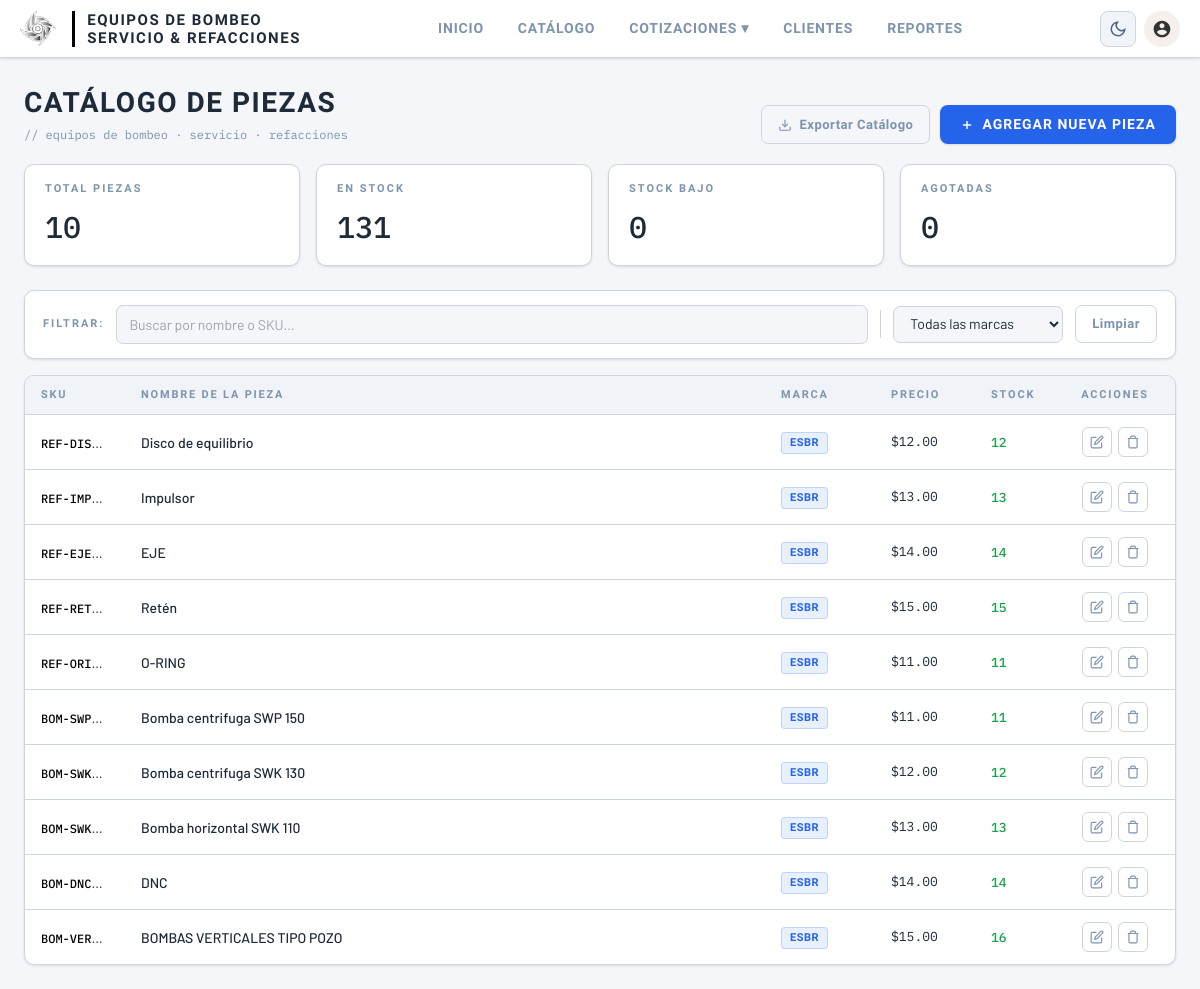
The page /public/admin/Catalogo.php (signed in) on the database its author committed.
### tables this page shows
CREATE TABLE `piezas` (
  `id` int(10) UNSIGNED NOT NULL,
  `sku` varchar(40) NOT NULL COMMENT 'Código interno único',
  `nombre` varchar(200) NOT NULL,
  `marca_id` smallint(5) UNSIGNED NOT NULL,
  `descripcion_tecnica` text DEFAULT NULL,
  `precio_unitario` decimal(10,2) NOT NULL DEFAULT 0.00,
  `stock` mediumint(8) UNSIGNED NOT NULL DEFAULT 0,
  `imagen_ruta` varchar(500) DEFAULT NULL,
  `activo` tinyint(1) NOT NULL DEFAULT 1,
  `creado_en` timestamp NOT NULL DEFAULT current_timestamp(),
  `actualizado_en` timestamp NOT NULL DEFAULT current_timestamp() ON UPDATE current_timestamp()
);

CREATE TABLE `marcas` (
  `id` smallint(5) UNSIGNED NOT NULL,
  `nombre` varchar(80) NOT NULL,
  `slug` varchar(80) NOT NULL,
  `activo` tinyint(1) NOT NULL DEFAULT 1,
  `creado_en` timestamp NOT NULL DEFAULT current_timestamp()
);

### public/admin/Catalogo.php (the view, shortened to what this page needs)
<?php
$host = '127.0.0.1';
$db   = 'bombaparts';
$user = 'root';
$pass = '';
$charset = 'utf8mb4';
$dsn = "mysql:host=$host;dbname=$db;charset=$charset";
$options = [
    PDO::ATTR_ERRMODE            => PDO::ERRMODE_EXCEPTION,
    PDO::ATTR_DEFAULT_FETCH_MODE => PDO::FETCH_ASSOC,
    PDO::ATTR_EMULATE_PREPARES   => false,
];
try {
    $pdo = new PDO($dsn, $user, $pass, $options);
} catch (\PDOException $e) {
    die("Error de conexión: " . $e->getMessage());
}
$resResumen = $pdo->query("SELECT COUNT(*) as total, SUM(stock) as stock_total FROM piezas")->fetch(PDO::FETCH_ASSOC);
$resLow = $pdo->query("SELECT COUNT(*) as bajo FROM piezas WHERE stock > 0 AND stock < 10")->fetch(PDO::FETCH_ASSOC);
$resOut = $pdo->query("SELECT COUNT(*) as agotado FROM piezas WHERE stock = 0")->fetch(PDO::FETCH_ASSOC);
$piezas = $pdo->query("SELECT p.*, m.nombre as marca_nombre FROM piezas p JOIN marcas m ON p.marca_id = m.id ORDER BY p.id DESC")->fetchAll(PDO::FETCH_ASSOC);
$piezas = $pdo->query("SELECT p.*, m.nombre as marca_nombre FROM piezas p JOIN marcas m ON p.marca_id = m.id ORDER BY p.id DESC")->fetchAll(PDO::FETCH_ASSOC);
foreach ($piezas as $key => $p) {
    $stmtImg = $pdo->prepare("SELECT id, ruta_imagen FROM piezas_imagenes WHERE pieza_id = ? ORDER BY orden ASC");
    $stmtImg->execute([$p['id']]);
    $piezas[$key]['imagenes'] = $stmtImg->fetchAll(PDO::FETCH_ASSOC);
    $stmtTrad = $pdo->prepare("SELECT idioma, nombre, descripcion_tecnica FROM piezas_traducciones WHERE pieza_id = ?");
    $stmtTrad->execute([$p['id']]);
    $traducciones = $stmtTrad->fetchAll(PDO::FETCH_ASSOC);
    $piezas[$key]['nombre_es'] = '';
    $piezas[$key]['desc_es']   = '';
    $piezas[$key]['nombre_en'] = '';
    $piezas[$key]['desc_en']   = '';
    foreach ($traducciones as $trad) {
        if ($trad['idioma'] == 'es') {
            $piezas[$key]['nombre_es'] = $trad['nombre'];
            $piezas[$key]['desc_es']   = $trad['descripcion_tecnica'];
        } elseif ($trad['idioma'] == 'en') {
            $piezas[$key]['nombre_en'] = $trad['nombre'];
            $piezas[$key]['desc_en']   = $trad['descripcion_tecnica'];
        }
    }
}
?>
<!DOCTYPE html>
<html lang="es" data-theme="light">
<head>
<link rel="stylesheet" href="css/style.css">
<link rel="stylesheet" href="css/catalogo_cat.css">
<script src="https://cdn.tailwindcss.com"></script>
</head>
<body>
<?php include 'includes/header.php'; ?>
<main class="main">
  <div style="display:flex;align-items:flex-end;justify-content:space-between;margin-bottom:20px;">
    <div>
      <div class="page-title">Catálogo de Piezas</div>
      <div class="page-sub">// equipos de bombeo · servicio · refacciones</div>
    </div>
    <div style="display:flex; gap:10px;">
        <a href="/Proyecto/app/services/generar_pdf.php" target="_blank" class="btn-outline" style="display:flex; align-items:center; gap:8px;">
            <svg width="14" height="14" viewBox="0 0 24 24" fill="none" stroke="currentColor" stroke-width="2"><path d="M21 15v4a2 2 0 0 1-2 2H5a2 2 0 0 1-2-2v-4"/><polyline points="7 10 12 15 17 10"/><line x1="12" y1="15" x2="12" y2="3"/></svg>
            Exportar Catálogo
        </a>
        <button class="btn-primary" onclick="openModal()">
          <svg width="14" height="14" viewBox="0 0 24 24" fill="none" stroke="currentColor" stroke-width="2.5"><line x1="12" y1="5" x2="12" y2="19"/><line x1="5" y1="12" x2="19" y2="12"/></svg>
          Agregar nueva pieza
        </button>
    </div>
  </div>
    <div class="stats-grid">
        <div class="stat-card">
            <div class="stat-label">Total Piezas</div>
            <div class="stat-value val-white"><?php echo $resResumen['total']; ?></div>
        </div>
        <div class="stat-card">
            <div class="stat-label">En Stock</div>
            <div class="stat-value val-success"><?php echo $resResumen['stock_total'] ?? 0; ?></div>
        </div>
        <div class="stat-card">
            <div class="stat-label">Stock bajo</div>
            <div class="stat-value val-brand"><?php echo $resLow['bajo']; ?></div>
        </div>
        <div class="stat-card">
            <div class="stat-label">Agotadas</div>
            <div class="stat-value val-brand"><?php echo $resOut['agotado']; ?></div>
        </div>
    </div>
  <div class="filter-bar" style="margin-bottom:16px;">
    <span class="filter-label">Filtrar:</span>
    <input class="filter-input" type="text" id="searchInput" placeholder="Buscar por nombre o SKU…" oninput="renderTable()">
    <select class="filter-select" id="marcaFilter" onchange="renderTable()">
      <option value="">Todas las marcas</option>
    </select>
    <button class="btn-outline" onclick="clearFilters()">Limpiar</button>
  </div>
  <div class="table-wrap">
    <table>
      <thead>
        <tr>
          <th style="width:100px">SKU</th>
          <th style="width:auto">Nombre de la pieza</th>
          <th style="width:110px">Marca</th>
          <th style="width:100px">Precio</th>
          <th style="width:80px">Stock</th>
          <th style="width:120px;text-align:center">Acciones</th>
        </tr>
      </thead>
      <tbody>
        <?php foreach($piezas as $p): ?>
        <tr>
          <td><span class="sku-cell"><?php echo htmlspecialchars($p['sku']); ?></span></td>
          <td>
              <div style="font-weight:500;"><?php echo htmlspecialchars($p['nombre']); ?></div>
          </td>
          <td><span class="badge badge-brand"><?php echo htmlspecialchars($p['marca_nombre']); ?></span></td>
          <td class="price-cell">$<?php echo number_format($p['precio_unitario'], 2); ?></td>
          <td>
              <?php
                $stockClass = ($p['stock'] <= 0) ? 'stock-out' : (($p['stock'] < 10) ? 'stock-low' : 'stock-ok');
                echo "<span class='$stockClass'>{$p['stock']}</span>";
              ?>
          </td>
          <td style="text-align:center">
              <div style="display:flex; gap:6px; justify-content:center;">
                  <button class="act-btn edit" onclick="editPieza(<?php echo htmlspecialchars(json_encode($p), ENT_QUOTES, 'UTF-8'); ?>)">
                    <svg width="14" height="14" viewBox="0 0 24 24" fill="none" stroke="currentColor" stroke-width="2"><path d="M11 4H4a2 2 0 0 0-2 2v14a2 2 0 0 0 2 2h14a2 2 0 0 0 2-2v-7"/><path d="M18.5 2.5a2.121 2.121 0 0 1 3 3L12 15l-4 1 1-4 9.5-9.5z"/></svg>
                    </button>
                  <button class="act-btn del" onclick="deletePieza(<?php echo $p['id']; ?>)">
                      <svg width="14" height="14" viewBox="0 0 24 24" fill="none" stroke="currentColor" stroke-width="2"><polyline points="3 6 5 6 21 6"/><path d="M19 6v14a2 2 0 0 1-2 2H7a2 2 0 0 1-2-2V6m3 0V4a2 2 0 0 1 2-2h4a2 2 0 0 1 2 2v2"/></svg>
                  </button>
              </div>
          </td>
        </tr>
        <?php endforeach; ?>
      </tbody>
    </table>
  </div>
</main>
</body>
</html>

### public/admin/includes/header.php (shortened to what this page needs)
<?php
$pagina_actual = basename($_SERVER['PHP_SELF']);
?>
<header class="topbar">
  <div style="display:flex;align-items:center;gap:16px;">
    <div>
      <img src="/Proyecto/public/assets/img/logo2.png" alt="Equipos de Bombeo" class="logo-img">
    </div>
    <div class="brand-wrap">
      <div>
        <div class="brand-name">Equipos de Bombeo</div>
        <div class="brand-name">Servicio &amp; Refacciones</div>
      </div>
    </div>
  </div>
  <nav class="desktop-nav" id="mainNav">
    <a href="Dashboard.php" class="nav-item <?php echo ($pagina_actual == 'Dashboard.php') ? 'active' : ''; ?>">Inicio</a>
    <a href="catalogo.php" class="nav-item <?php echo ($pagina_actual == 'catalogo.php') ? 'active' : ''; ?>">Catálogo</a>
    <div class="nav-item-dropdown">
    <button class="nav-item" onclick="toggleCotizaciones()">Cotizaciones ▾</button>
</div>
    <a href="clientes.php" class="nav-item <?php echo ($pagina_actual == 'clientes.php') ? 'active' : ''; ?>">Clientes</a>
    <a href="reportes.php" class="nav-item <?php echo ($pagina_actual == 'reportes.php') ? 'active' : ''; ?>">Reportes</a>
  </nav>
  <div style="display:flex;align-items:center;gap:8px;">
    <button class="theme-toggle" id="themeToggle" title="Cambiar tema" onclick="toggleTheme()">
      <svg id="iconMoon" width="18" height="18" viewBox="0 0 24 24" fill="none" stroke="currentColor" stroke-width="2"><path d="M21 12.79A9 9 0 1 1 11.21 3 7 7 0 0 0 21 12.79z"/></svg>
    </button>
    <div class="profile-container">
      <div class="profile-trigger" id="profileBtn" onclick="toggleProfileMenu(event)">
        <svg width="20" height="20" viewBox="0 0 24 24" fill="currentColor">
          <path d="M12 2C6.48 2 2 6.48 2 12s4.48 10 10 10 10-4.48 10-10S17.52 2 12 2zm0 3c1.66 0 3 1.34 3 3s-1.34 3-3 3-3-1.34-3-3 1.34-3 3-3zm0 14.2c-2.5 0-4.71-1.28-6-3.22.03-1.99 4-3.08 6-3.08 1.99 0 5.97 1.09 6 3.08-1.29 1.94-3.5 3.22-6 3.22z"/>
        </svg>
      </div>
    </div>
  </div>
</header>

### public/admin/includes/header.php (style rules this page uses)
.topbar { position: relative; display: flex; justify-content: space-between; align-items: center; padding: 10px 20px; }
.nav-item { text-decoration: none !important; }
.profile-container { position: relative; display: inline-block; }
.profile-trigger { width: 36px; height: 36px; border-radius: 50%; cursor: pointer; background-color: #3a3b3c; color: #e4e6eb; display: flex; align-items: center; justify-content: center; border: 2px solid transparent; transition: border 0.2s, background-color 0.2s; }
.logo-img { height: 36px; width: auto; object-fit: contain; }
.desktop-nav { display: flex; align-items: center; gap: 4px; }
.nav-item-dropdown { position: relative; display: inline-block; }
html:not(.dark) .profile-trigger { background-color: #f5f0ec; color: #333333; }

### rows shown on the page
piezas: sku "REF-DIS…", nombre "Disco de equilibrio", marca.nombre "ESBR", precio_unitario "12.00", stock "12"
piezas: sku "REF-IMP…", nombre "Impulsor", marca.nombre "ESBR", precio_unitario "13.00", stock "13"
piezas: sku "REF-EJE…", nombre "EJE", marca.nombre "ESBR", precio_unitario "14.00", stock "14"
piezas: sku "REF-RET…", nombre "Retén", marca.nombre "ESBR", precio_unitario "15.00", stock "15"
piezas: sku "REF-ORI…", nombre "O-RING", marca.nombre "ESBR", precio_unitario "11.00", stock "11"
piezas: sku "BOM-SWP…", nombre "Bomba centrifuga SWP 150", marca.nombre "ESBR", precio_unitario "11.00", stock "11"
piezas: sku "BOM-SWK…", nombre "Bomba centrifuga SWK 130", marca.nombre "ESBR", precio_unitario "12.00", stock "12"
piezas: sku "BOM-SWK…", nombre "Bomba horizontal SWK 110", marca.nombre "ESBR", precio_unitario "13.00", stock "13"
piezas: sku "BOM-DNC…", nombre "DNC", marca.nombre "ESBR", precio_unitario "14.00", stock "14"
piezas: sku "BOM-VER…", nombre "BOMBAS VERTICALES TIPO POZO", marca.nombre "ESBR", precio_unitario "15.00", stock "16"

### other values the page prints
$resResumen['total'] "10"
$resResumen['stock_total'] "131"
$resLow['bajo'] "0"
$resOut['agotado'] "0"
